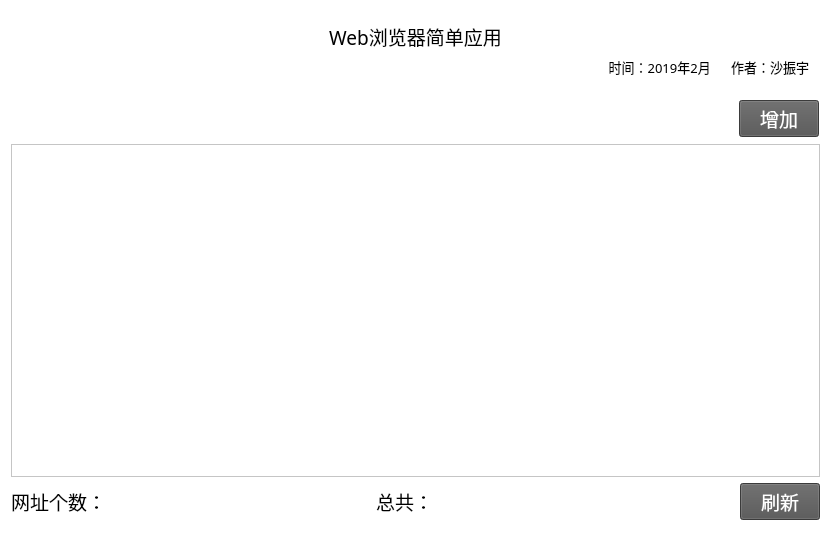
<?xml version="1.0" encoding="UTF-8"?>
<ui version="4.0">
 <class>MainWindow</class>
 <widget class="QMainWindow" name="MainWindow">
  <property name="geometry">
   <rect>
    <x>0</x>
    <y>0</y>
    <width>831</width>
    <height>538</height>
   </rect>
  </property>
  <property name="windowTitle">
   <string>Web浏览神器</string>
  </property>
  <property name="styleSheet">
   <string notr="true">background-color: rgb(255, 255, 255);</string>
  </property>
  <widget class="QWidget" name="centralWidget">
   <layout class="QGridLayout" name="gridLayout">
    <item row="0" column="0">
     <widget class="QWidget" name="widget" native="true">
      <property name="maximumSize">
       <size>
        <width>16777215</width>
        <height>100</height>
       </size>
      </property>
      <layout class="QGridLayout" name="gridLayout_2">
       <item row="0" column="0">
        <widget class="QLabel" name="label">
         <property name="font">
          <font>
           <family>宋体</family>
           <pointsize>14</pointsize>
          </font>
         </property>
         <property name="text">
          <string>Web浏览器简单应用</string>
         </property>
         <property name="alignment">
          <set>Qt::AlignCenter</set>
         </property>
        </widget>
       </item>
       <item row="1" column="0">
        <widget class="QLabel" name="label_2">
         <property name="font">
          <font>
           <family>宋体</family>
           <pointsize>10</pointsize>
          </font>
         </property>
         <property name="text">
          <string>时间：2019年2月      作者：沙振宇</string>
         </property>
         <property name="alignment">
          <set>Qt::AlignRight|Qt::AlignTrailing|Qt::AlignVCenter</set>
         </property>
        </widget>
       </item>
      </layout>
     </widget>
    </item>
    <item row="1" column="0">
     <widget class="QWidget" name="widget_2" native="true">
      <layout class="QGridLayout" name="gridLayout_3">
       <property name="leftMargin">
        <number>0</number>
       </property>
       <property name="topMargin">
        <number>0</number>
       </property>
       <property name="rightMargin">
        <number>0</number>
       </property>
       <property name="bottomMargin">
        <number>0</number>
       </property>
       <property name="spacing">
        <number>0</number>
       </property>
       <item row="0" column="0">
        <widget class="QWidget" name="widget_3" native="true">
         <property name="sizePolicy">
          <sizepolicy hsizetype="Preferred" vsizetype="Fixed">
           <horstretch>0</horstretch>
           <verstretch>0</verstretch>
          </sizepolicy>
         </property>
         <property name="minimumSize">
          <size>
           <width>0</width>
           <height>50</height>
          </size>
         </property>
         <property name="maximumSize">
          <size>
           <width>16777215</width>
           <height>50</height>
          </size>
         </property>
         <layout class="QGridLayout" name="gridLayout_4">
          <property name="leftMargin">
           <number>1</number>
          </property>
          <property name="topMargin">
           <number>1</number>
          </property>
          <property name="rightMargin">
           <number>1</number>
          </property>
          <property name="bottomMargin">
           <number>1</number>
          </property>
          <property name="spacing">
           <number>0</number>
          </property>
          <item row="0" column="0">
           <widget class="SListItem" name="widget_ok" native="true"/>
          </item>
          <item row="0" column="1">
           <widget class="QPushButton" name="pushButton">
            <property name="sizePolicy">
             <sizepolicy hsizetype="Minimum" vsizetype="Fixed">
              <horstretch>0</horstretch>
              <verstretch>0</verstretch>
             </sizepolicy>
            </property>
            <property name="maximumSize">
             <size>
              <width>80</width>
              <height>16777215</height>
             </size>
            </property>
            <property name="font">
             <font>
              <family>宋体</family>
              <pointsize>14</pointsize>
             </font>
            </property>
            <property name="styleSheet">
             <string notr="true">background-color: rgb(83, 83, 83);
color: rgb(255, 255, 255);</string>
            </property>
            <property name="text">
             <string>增加</string>
            </property>
           </widget>
          </item>
         </layout>
        </widget>
       </item>
       <item row="1" column="0">
        <widget class="QListWidget" name="listWidget"/>
       </item>
       <item row="2" column="0">
        <widget class="QWidget" name="widget_4" native="true">
         <property name="minimumSize">
          <size>
           <width>0</width>
           <height>50</height>
          </size>
         </property>
         <property name="maximumSize">
          <size>
           <width>16777215</width>
           <height>50</height>
          </size>
         </property>
         <layout class="QGridLayout" name="gridLayout_5">
          <property name="leftMargin">
           <number>0</number>
          </property>
          <property name="topMargin">
           <number>0</number>
          </property>
          <property name="rightMargin">
           <number>0</number>
          </property>
          <property name="bottomMargin">
           <number>0</number>
          </property>
          <property name="spacing">
           <number>0</number>
          </property>
          <item row="0" column="4">
           <widget class="QLabel" name="label_totalNum">
            <property name="font">
             <font>
              <family>宋体</family>
              <pointsize>14</pointsize>
             </font>
            </property>
            <property name="styleSheet">
             <string notr="true">background-color: rgba(255, 255, 255, 3);</string>
            </property>
            <property name="text">
             <string/>
            </property>
           </widget>
          </item>
          <item row="0" column="0">
           <widget class="QLabel" name="label_3">
            <property name="font">
             <font>
              <family>宋体</family>
              <pointsize>14</pointsize>
             </font>
            </property>
            <property name="styleSheet">
             <string notr="true">background-color: rgba(255, 255, 255, 3);</string>
            </property>
            <property name="text">
             <string>网址个数：</string>
            </property>
           </widget>
          </item>
          <item row="0" column="1">
           <widget class="QLabel" name="label_urlNum">
            <property name="font">
             <font>
              <family>宋体</family>
              <pointsize>14</pointsize>
             </font>
            </property>
            <property name="styleSheet">
             <string notr="true">background-color: rgba(255, 255, 255, 3);</string>
            </property>
            <property name="text">
             <string/>
            </property>
           </widget>
          </item>
          <item row="0" column="3">
           <widget class="QLabel" name="label_5">
            <property name="font">
             <font>
              <family>宋体</family>
              <pointsize>14</pointsize>
             </font>
            </property>
            <property name="styleSheet">
             <string notr="true">background-color: rgba(255, 255, 255, 3);</string>
            </property>
            <property name="text">
             <string>总共：</string>
            </property>
           </widget>
          </item>
          <item row="0" column="5">
           <widget class="QPushButton" name="pushButton_update">
            <property name="maximumSize">
             <size>
              <width>80</width>
              <height>16777215</height>
             </size>
            </property>
            <property name="font">
             <font>
              <family>宋体</family>
              <pointsize>14</pointsize>
             </font>
            </property>
            <property name="styleSheet">
             <string notr="true">background-color: rgb(83, 83, 83);
color: rgb(255, 255, 255);</string>
            </property>
            <property name="text">
             <string>刷新</string>
            </property>
           </widget>
          </item>
         </layout>
        </widget>
       </item>
      </layout>
     </widget>
    </item>
   </layout>
  </widget>
 </widget>
 <layoutdefault spacing="6" margin="11"/>
 <customwidgets>
  <customwidget>
   <class>SListItem</class>
   <extends>QWidget</extends>
   <header>slistitem.h</header>
   <container>1</container>
  </customwidget>
 </customwidgets>
 <resources/>
 <connections/>
</ui>
